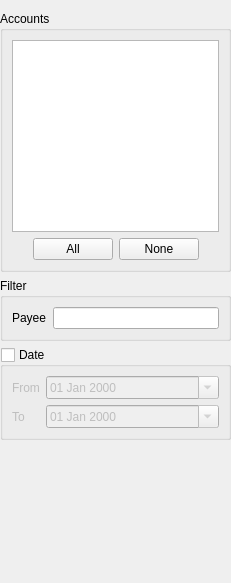
<?xml version="1.0" encoding="UTF-8"?>
<ui version="4.0">
 <class>filters</class>
 <widget class="QWidget" name="filters">
  <property name="geometry">
   <rect>
    <x>0</x>
    <y>0</y>
    <width>231</width>
    <height>583</height>
   </rect>
  </property>
  <property name="windowTitle">
   <string>Filters</string>
  </property>
  <layout class="QVBoxLayout" name="verticalLayout_2">
   <property name="leftMargin">
    <number>0</number>
   </property>
   <property name="rightMargin">
    <number>0</number>
   </property>
   <item>
    <widget class="QGroupBox" name="accountsGroup">
     <property name="title">
      <string>Accounts</string>
     </property>
     <property name="flat">
      <bool>true</bool>
     </property>
     <layout class="QVBoxLayout" name="verticalLayout">
      <item>
       <widget class="QListWidget" name="accounts"/>
      </item>
      <item>
       <layout class="QHBoxLayout" name="horizontalLayout">
        <item>
         <spacer name="horizontalSpacer">
          <property name="orientation">
           <enum>Qt::Horizontal</enum>
          </property>
          <property name="sizeHint" stdset="0">
           <size>
            <width>0</width>
            <height>0</height>
           </size>
          </property>
         </spacer>
        </item>
        <item>
         <widget class="QPushButton" name="selectAll">
          <property name="text">
           <string>All</string>
          </property>
         </widget>
        </item>
        <item>
         <widget class="QPushButton" name="selectNone">
          <property name="text">
           <string>None</string>
          </property>
         </widget>
        </item>
        <item>
         <spacer name="horizontalSpacer_2">
          <property name="orientation">
           <enum>Qt::Horizontal</enum>
          </property>
          <property name="sizeHint" stdset="0">
           <size>
            <width>0</width>
            <height>0</height>
           </size>
          </property>
         </spacer>
        </item>
       </layout>
      </item>
     </layout>
    </widget>
   </item>
   <item>
    <widget class="QGroupBox" name="groupBox_2">
     <property name="title">
      <string>Filter</string>
     </property>
     <property name="flat">
      <bool>true</bool>
     </property>
     <layout class="QFormLayout" name="formLayout_2">
      <item row="0" column="0">
       <widget class="QLabel" name="label_3">
        <property name="text">
         <string>Payee</string>
        </property>
       </widget>
      </item>
      <item row="0" column="1">
       <widget class="QLineEdit" name="payeeFilter"/>
      </item>
     </layout>
    </widget>
   </item>
   <item>
    <widget class="QGroupBox" name="dateGroup">
     <property name="title">
      <string>Date</string>
     </property>
     <property name="flat">
      <bool>true</bool>
     </property>
     <property name="checkable">
      <bool>true</bool>
     </property>
     <property name="checked">
      <bool>false</bool>
     </property>
     <layout class="QFormLayout" name="formLayout">
      <property name="fieldGrowthPolicy">
       <enum>QFormLayout::AllNonFixedFieldsGrow</enum>
      </property>
      <item row="0" column="0">
       <widget class="QLabel" name="label">
        <property name="text">
         <string>From</string>
        </property>
       </widget>
      </item>
      <item row="0" column="1">
       <widget class="QDateEdit" name="dateFrom">
        <property name="displayFormat">
         <string>dd MMM yyyy</string>
        </property>
        <property name="calendarPopup">
         <bool>true</bool>
        </property>
       </widget>
      </item>
      <item row="1" column="0">
       <widget class="QLabel" name="label_2">
        <property name="text">
         <string>To</string>
        </property>
       </widget>
      </item>
      <item row="1" column="1">
       <widget class="QDateEdit" name="dateTo">
        <property name="displayFormat">
         <string>dd MMM yyyy</string>
        </property>
        <property name="calendarPopup">
         <bool>true</bool>
        </property>
       </widget>
      </item>
     </layout>
    </widget>
   </item>
   <item>
    <spacer name="verticalSpacer">
     <property name="orientation">
      <enum>Qt::Vertical</enum>
     </property>
     <property name="sizeHint" stdset="0">
      <size>
       <width>0</width>
       <height>0</height>
      </size>
     </property>
    </spacer>
   </item>
  </layout>
 </widget>
 <resources/>
 <connections/>
</ui>
